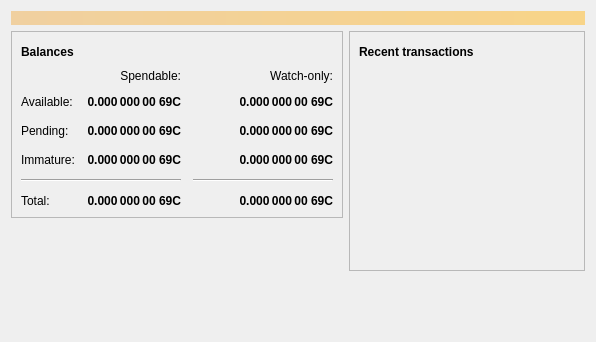
<?xml version="1.0" encoding="UTF-8"?>
<ui version="4.0">
 <class>OverviewPage</class>
 <widget class="QWidget" name="OverviewPage">
  <property name="geometry">
   <rect>
    <x>0</x>
    <y>0</y>
    <width>596</width>
    <height>342</height>
   </rect>
  </property>
  <property name="windowTitle">
   <string>Form</string>
  </property>
  <layout class="QVBoxLayout" name="topLayout">
   <item>
    <widget class="QLabel" name="labelAlerts">
     <property name="visible">
      <bool>false</bool>
     </property>
     <property name="styleSheet">
      <string notr="true">QLabel { background-color: qlineargradient(x1: 0, y1: 0, x2: 1, y2: 0, stop:0 #F0D0A0, stop:1 #F8D488); color:#000000; }</string>
     </property>
     <property name="wordWrap">
      <bool>true</bool>
     </property>
     <property name="margin">
      <number>3</number>
     </property>
     <property name="textInteractionFlags">
      <set>Qt::TextSelectableByMouse</set>
     </property>
    </widget>
   </item>
   <item>
    <layout class="QHBoxLayout" name="horizontalLayout" stretch="1,1">
     <item>
      <layout class="QVBoxLayout" name="verticalLayout_2">
       <item>
        <widget class="QFrame" name="frame">
         <property name="frameShape">
          <enum>QFrame::StyledPanel</enum>
         </property>
         <property name="frameShadow">
          <enum>QFrame::Raised</enum>
         </property>
         <layout class="QVBoxLayout" name="verticalLayout_4">
          <item>
           <layout class="QHBoxLayout" name="horizontalLayout_4">
            <item>
             <widget class="QLabel" name="label_5">
              <property name="font">
               <font>
                <weight>75</weight>
                <bold>true</bold>
               </font>
              </property>
              <property name="text">
               <string>Balances</string>
              </property>
             </widget>
            </item>
            <item>
             <widget class="QPushButton" name="labelWalletStatus">
              <property name="enabled">
               <bool>true</bool>
              </property>
              <property name="maximumSize">
               <size>
                <width>30</width>
                <height>16777215</height>
               </size>
              </property>
              <property name="toolTip">
               <string>The displayed information may be out of date. Your wallet automatically synchronizes with the kh69coin network after a connection is established, but this process has not completed yet.</string>
              </property>
              <property name="text">
               <string/>
              </property>
              <property name="icon">
               <iconset resource="../bitcoin.qrc">
                <normaloff>:/icons/warning</normaloff>
                <disabledoff>:/icons/warning</disabledoff>:/icons/warning</iconset>
              </property>
              <property name="iconSize">
               <size>
                <width>24</width>
                <height>24</height>
               </size>
              </property>
              <property name="flat">
               <bool>true</bool>
              </property>
             </widget>
            </item>
            <item>
             <spacer name="horizontalSpacer_3">
              <property name="orientation">
               <enum>Qt::Horizontal</enum>
              </property>
              <property name="sizeHint" stdset="0">
               <size>
                <width>40</width>
                <height>20</height>
               </size>
              </property>
             </spacer>
            </item>
           </layout>
          </item>
          <item>
           <layout class="QGridLayout" name="gridLayout">
            <property name="spacing">
             <number>12</number>
            </property>
            <item row="2" column="2">
             <widget class="QLabel" name="labelWatchPending">
              <property name="font">
               <font>
                <weight>75</weight>
                <bold>true</bold>
               </font>
              </property>
              <property name="cursor">
               <cursorShape>IBeamCursor</cursorShape>
              </property>
              <property name="toolTip">
               <string>Unconfirmed transactions to watch-only addresses</string>
              </property>
              <property name="text">
               <string notr="true">0.000 000 00 69C</string>
              </property>
              <property name="alignment">
               <set>Qt::AlignRight|Qt::AlignTrailing|Qt::AlignVCenter</set>
              </property>
              <property name="textInteractionFlags">
               <set>Qt::LinksAccessibleByMouse|Qt::TextSelectableByKeyboard|Qt::TextSelectableByMouse</set>
              </property>
             </widget>
            </item>
            <item row="2" column="1">
             <widget class="QLabel" name="labelUnconfirmed">
              <property name="font">
               <font>
                <weight>75</weight>
                <bold>true</bold>
               </font>
              </property>
              <property name="cursor">
               <cursorShape>IBeamCursor</cursorShape>
              </property>
              <property name="toolTip">
               <string>Total of transactions that have yet to be confirmed, and do not yet count toward the spendable balance</string>
              </property>
              <property name="text">
               <string notr="true">0.000 000 00 69C</string>
              </property>
              <property name="alignment">
               <set>Qt::AlignRight|Qt::AlignTrailing|Qt::AlignVCenter</set>
              </property>
              <property name="textInteractionFlags">
               <set>Qt::LinksAccessibleByMouse|Qt::TextSelectableByKeyboard|Qt::TextSelectableByMouse</set>
              </property>
             </widget>
            </item>
            <item row="3" column="2">
             <widget class="QLabel" name="labelWatchImmature">
              <property name="font">
               <font>
                <weight>75</weight>
                <bold>true</bold>
               </font>
              </property>
              <property name="cursor">
               <cursorShape>IBeamCursor</cursorShape>
              </property>
              <property name="toolTip">
               <string>Mined balance in watch-only addresses that has not yet matured</string>
              </property>
              <property name="text">
               <string notr="true">0.000 000 00 69C</string>
              </property>
              <property name="alignment">
               <set>Qt::AlignRight|Qt::AlignTrailing|Qt::AlignVCenter</set>
              </property>
              <property name="textInteractionFlags">
               <set>Qt::LinksAccessibleByMouse|Qt::TextSelectableByKeyboard|Qt::TextSelectableByMouse</set>
              </property>
             </widget>
            </item>
            <item row="4" column="0" colspan="2">
             <widget class="Line" name="line">
              <property name="orientation">
               <enum>Qt::Horizontal</enum>
              </property>
             </widget>
            </item>
            <item row="4" column="2">
             <widget class="Line" name="lineWatchBalance">
              <property name="sizePolicy">
               <sizepolicy hsizetype="Preferred" vsizetype="Fixed">
                <horstretch>0</horstretch>
                <verstretch>0</verstretch>
               </sizepolicy>
              </property>
              <property name="minimumSize">
               <size>
                <width>140</width>
                <height>0</height>
               </size>
              </property>
              <property name="orientation">
               <enum>Qt::Horizontal</enum>
              </property>
             </widget>
            </item>
            <item row="5" column="0">
             <widget class="QLabel" name="labelTotalText">
              <property name="text">
               <string>Total:</string>
              </property>
             </widget>
            </item>
            <item row="3" column="1">
             <widget class="QLabel" name="labelImmature">
              <property name="font">
               <font>
                <weight>75</weight>
                <bold>true</bold>
               </font>
              </property>
              <property name="cursor">
               <cursorShape>IBeamCursor</cursorShape>
              </property>
              <property name="toolTip">
               <string>Mined balance that has not yet matured</string>
              </property>
              <property name="text">
               <string notr="true">0.000 000 00 69C</string>
              </property>
              <property name="alignment">
               <set>Qt::AlignRight|Qt::AlignTrailing|Qt::AlignVCenter</set>
              </property>
              <property name="textInteractionFlags">
               <set>Qt::LinksAccessibleByMouse|Qt::TextSelectableByKeyboard|Qt::TextSelectableByMouse</set>
              </property>
             </widget>
            </item>
            <item row="2" column="3">
             <spacer name="horizontalSpacer_2">
              <property name="orientation">
               <enum>Qt::Horizontal</enum>
              </property>
              <property name="sizeHint" stdset="0">
               <size>
                <width>40</width>
                <height>20</height>
               </size>
              </property>
             </spacer>
            </item>
            <item row="3" column="0">
             <widget class="QLabel" name="labelImmatureText">
              <property name="text">
               <string>Immature:</string>
              </property>
             </widget>
            </item>
            <item row="5" column="1">
             <widget class="QLabel" name="labelTotal">
              <property name="font">
               <font>
                <weight>75</weight>
                <bold>true</bold>
               </font>
              </property>
              <property name="cursor">
               <cursorShape>IBeamCursor</cursorShape>
              </property>
              <property name="toolTip">
               <string>Your current total balance</string>
              </property>
              <property name="text">
               <string notr="true">0.000 000 00 69C</string>
              </property>
              <property name="alignment">
               <set>Qt::AlignRight|Qt::AlignTrailing|Qt::AlignVCenter</set>
              </property>
              <property name="textInteractionFlags">
               <set>Qt::LinksAccessibleByMouse|Qt::TextSelectableByKeyboard|Qt::TextSelectableByMouse</set>
              </property>
             </widget>
            </item>
            <item row="5" column="2">
             <widget class="QLabel" name="labelWatchTotal">
              <property name="font">
               <font>
                <weight>75</weight>
                <bold>true</bold>
               </font>
              </property>
              <property name="cursor">
               <cursorShape>IBeamCursor</cursorShape>
              </property>
              <property name="toolTip">
               <string>Current total balance in watch-only addresses</string>
              </property>
              <property name="text">
               <string notr="true">0.000 000 00 69C</string>
              </property>
              <property name="alignment">
               <set>Qt::AlignRight|Qt::AlignTrailing|Qt::AlignVCenter</set>
              </property>
              <property name="textInteractionFlags">
               <set>Qt::LinksAccessibleByMouse|Qt::TextSelectableByKeyboard|Qt::TextSelectableByMouse</set>
              </property>
             </widget>
            </item>
            <item row="0" column="2">
             <widget class="QLabel" name="labelWatchonly">
              <property name="text">
               <string>Watch-only:</string>
              </property>
              <property name="alignment">
               <set>Qt::AlignRight|Qt::AlignTrailing|Qt::AlignVCenter</set>
              </property>
             </widget>
            </item>
            <item row="1" column="0">
             <widget class="QLabel" name="labelBalanceText">
              <property name="text">
               <string>Available:</string>
              </property>
             </widget>
            </item>
            <item row="1" column="1">
             <widget class="QLabel" name="labelBalance">
              <property name="font">
               <font>
                <weight>75</weight>
                <bold>true</bold>
               </font>
              </property>
              <property name="cursor">
               <cursorShape>IBeamCursor</cursorShape>
              </property>
              <property name="toolTip">
               <string>Your current spendable balance</string>
              </property>
              <property name="text">
               <string notr="true">0.000 000 00 69C</string>
              </property>
              <property name="alignment">
               <set>Qt::AlignRight|Qt::AlignTrailing|Qt::AlignVCenter</set>
              </property>
              <property name="textInteractionFlags">
               <set>Qt::LinksAccessibleByMouse|Qt::TextSelectableByKeyboard|Qt::TextSelectableByMouse</set>
              </property>
             </widget>
            </item>
            <item row="1" column="2">
             <widget class="QLabel" name="labelWatchAvailable">
              <property name="font">
               <font>
                <weight>75</weight>
                <bold>true</bold>
               </font>
              </property>
              <property name="cursor">
               <cursorShape>IBeamCursor</cursorShape>
              </property>
              <property name="toolTip">
               <string>Your current balance in watch-only addresses</string>
              </property>
              <property name="text">
               <string notr="true">0.000 000 00 69C</string>
              </property>
              <property name="alignment">
               <set>Qt::AlignRight|Qt::AlignTrailing|Qt::AlignVCenter</set>
              </property>
              <property name="textInteractionFlags">
               <set>Qt::LinksAccessibleByMouse|Qt::TextSelectableByKeyboard|Qt::TextSelectableByMouse</set>
              </property>
             </widget>
            </item>
            <item row="2" column="0">
             <widget class="QLabel" name="labelPendingText">
              <property name="text">
               <string>Pending:</string>
              </property>
             </widget>
            </item>
            <item row="0" column="1">
             <widget class="QLabel" name="labelSpendable">
              <property name="text">
               <string>Spendable:</string>
              </property>
              <property name="alignment">
               <set>Qt::AlignRight|Qt::AlignTrailing|Qt::AlignVCenter</set>
              </property>
             </widget>
            </item>
           </layout>
          </item>
         </layout>
        </widget>
       </item>
       <item>
        <spacer name="verticalSpacer">
         <property name="orientation">
          <enum>Qt::Vertical</enum>
         </property>
         <property name="sizeHint" stdset="0">
          <size>
           <width>20</width>
           <height>40</height>
          </size>
         </property>
        </spacer>
       </item>
      </layout>
     </item>
     <item>
      <layout class="QVBoxLayout" name="verticalLayout_3">
       <item>
        <widget class="QFrame" name="frame_2">
         <property name="frameShape">
          <enum>QFrame::StyledPanel</enum>
         </property>
         <property name="frameShadow">
          <enum>QFrame::Raised</enum>
         </property>
         <layout class="QVBoxLayout" name="verticalLayout">
          <item>
           <layout class="QHBoxLayout" name="horizontalLayout_2">
            <item>
             <widget class="QLabel" name="label_4">
              <property name="font">
               <font>
                <weight>75</weight>
                <bold>true</bold>
               </font>
              </property>
              <property name="text">
               <string>Recent transactions</string>
              </property>
             </widget>
            </item>
            <item>
             <widget class="QPushButton" name="labelTransactionsStatus">
              <property name="enabled">
               <bool>true</bool>
              </property>
              <property name="maximumSize">
               <size>
                <width>30</width>
                <height>16777215</height>
               </size>
              </property>
              <property name="toolTip">
               <string>The displayed information may be out of date. Your wallet automatically synchronizes with the kh69coin network after a connection is established, but this process has not completed yet.</string>
              </property>
              <property name="text">
               <string/>
              </property>
              <property name="icon">
               <iconset resource="../bitcoin.qrc">
                <normaloff>:/icons/warning</normaloff>
                <disabledoff>:/icons/warning</disabledoff>:/icons/warning</iconset>
              </property>
              <property name="iconSize">
               <size>
                <width>24</width>
                <height>24</height>
               </size>
              </property>
              <property name="flat">
               <bool>true</bool>
              </property>
             </widget>
            </item>
            <item>
             <spacer name="horizontalSpacer">
              <property name="orientation">
               <enum>Qt::Horizontal</enum>
              </property>
              <property name="sizeHint" stdset="0">
               <size>
                <width>40</width>
                <height>20</height>
               </size>
              </property>
             </spacer>
            </item>
           </layout>
          </item>
          <item>
           <widget class="QListView" name="listTransactions">
            <property name="styleSheet">
             <string notr="true">QListView { background: transparent; }</string>
            </property>
            <property name="frameShape">
             <enum>QFrame::NoFrame</enum>
            </property>
            <property name="verticalScrollBarPolicy">
             <enum>Qt::ScrollBarAlwaysOff</enum>
            </property>
            <property name="horizontalScrollBarPolicy">
             <enum>Qt::ScrollBarAlwaysOff</enum>
            </property>
            <property name="selectionMode">
             <enum>QAbstractItemView::NoSelection</enum>
            </property>
           </widget>
          </item>
         </layout>
        </widget>
       </item>
       <item>
        <spacer name="verticalSpacer_2">
         <property name="orientation">
          <enum>Qt::Vertical</enum>
         </property>
         <property name="sizeHint" stdset="0">
          <size>
           <width>20</width>
           <height>40</height>
          </size>
         </property>
        </spacer>
       </item>
      </layout>
     </item>
    </layout>
   </item>
  </layout>
 </widget>
 <resources/>
 <connections/>
</ui>
